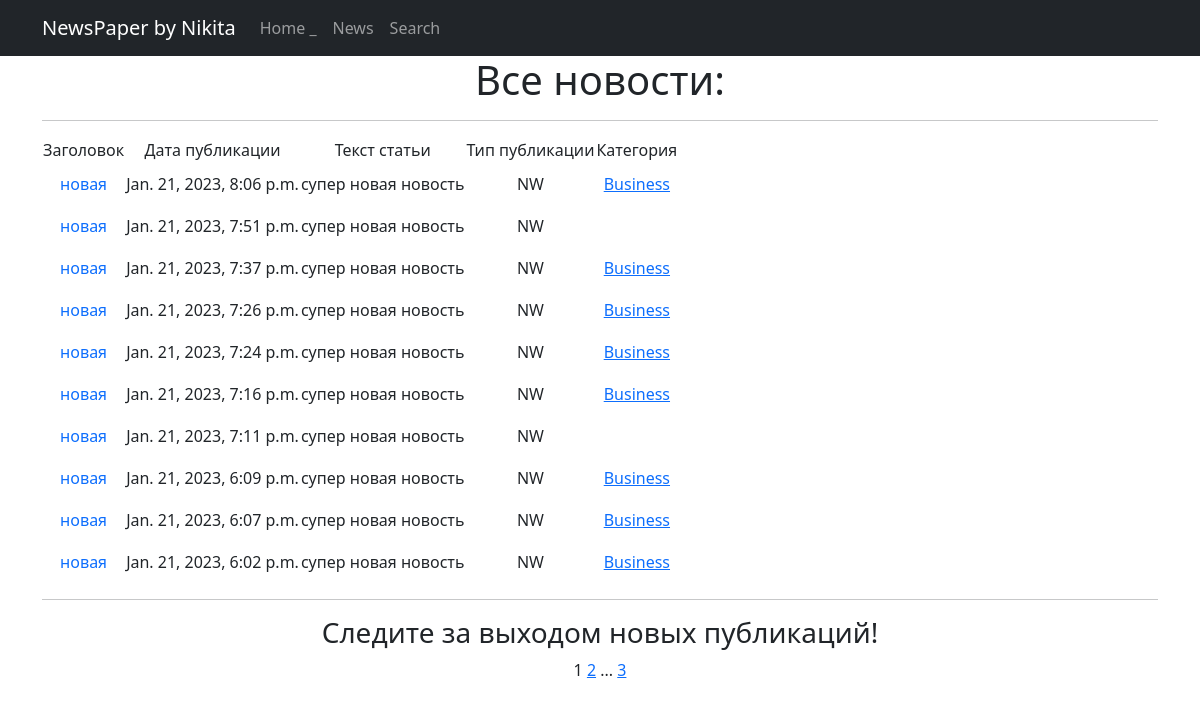
Page /news/ on the committed database.
### newapp/models.py (models this page shows, shortened)
class Post (models.Model):
    author = models.ForeignKey(Author, on_delete=models.CASCADE)
    NEWS = 'NW'
    ARTICLE = 'AR'
    CATEGORY_CHOICES =[
        (NEWS, 'Новость'),
        (ARTICLE, 'Статья'),
    ]
    categoryType = models.CharField(max_length=2, choices=CATEGORY_CHOICES, default=ARTICLE)
    dateCreation = models.DateTimeField(auto_now_add=True)
    postCategory = models.ManyToManyField(Category, through='PostCategory')
    title = models.CharField(max_length=128)
    text = models.TextField()
    rating = models.SmallIntegerField(default=0)

class Category (models.Model):
    name = models.CharField(max_length=64, unique=True)
    subscribers = models.ManyToManyField(User, related_name='categories')

### newapp/views.py (the view)
# urls.py: path('', PostList.as_view(), name='post_list'),
class PostList(ListView):
    model = Post
    ordering = '-dateCreation'
    template_name = 'news.html'
    context_object_name = 'news'
    paginate_by = 10
    def get_context_data(self, **kwargs):
        context = super().get_context_data(**kwargs)
        context['time_now'] = datetime.utcnow()
        context['next_publication'] = None
        return context

### newapp/templatetags/custom_filters.py (called while the page is built)
@register.filter()
def censor(value):
    bad_words = ('редиска', 'морковка','картошка')
    if not isinstance(value, str):
        raise TypeError(f"unresolved type '{type(value)}' expected  type 'str'")
    for word in value.split():
        if word.lower() in bad_words:
            value = value.replace(word, f"{word[0]}{'*' * (len(word) - 2)}{word[-1]}")
    return value

### templates/news.html (shortened to what this page needs)
{% extends 'flatpages/default.html' %}
{% load custom_filters %}
{% block content %}
<h1>Все новости:</h1>
<hr>
    {% if news %}
               <table>
           <tr>
               <td>Заголовок</td>
               <td>Дата публикации</td>
               <td>Текст статьи</td>
               <td>Тип публикации</td>
               <td>Категория</td>
           </tr>
           {% for post in news %}
           <tr>
               <td><a class="nav-link" href="{% url 'post_detail' post.id %}">{{ post.title }}</a></td>
               <td>{{ post.dateCreation}}</td>
               <td>{{ post.text|truncatechars:20|censor }}</td>
               <td>{{ post.categoryType }}</td>
               <td>
                   {% for Category in post.postCategory.all %}
                   <a href="{%url 'category_list' Category.id %}" >{{ Category.name }}</a>
                   {% endfor %}
               </td>
               <td>
               </td>
           </tr>
           {% endfor %}
       </table>
<hr>
    <h3> {{ next_publication|default_if_none:"Следите за выходом новых публикаций!" }} </h3>
   {% else %}
       <h2>Статей нет!</h2>
   {% endif %}
   {{ page_obj.number }}
   {% if page_obj.has_next %}
       <a href="?page={{ page_obj.next_page_number }}">{{ page_obj.next_page_number }}</a>
       {% if paginator.num_pages != page_obj.next_page_number %}
           ...
           <a href="?page={{ page_obj.paginator.num_pages }}">{{ page_obj.paginator.num_pages }}</a>
       {% endif %}
   {% endif %}
{% endblock content %}

### templates/flatpages/default.html (shortened to what this page needs)
<!DOCTYPE html>
<html lang="en">
    <head>
        {% load static %}
        <link href="{% static 'css/styles.css' %}" rel="stylesheet" />
    </head>
    <body>
    <nav class="navbar navbar-expand-lg navbar-dark bg-dark static-top">
       <div class="container">
           <a class="navbar-brand" href="#">NewsPaper by Nikita</a>
           <div class="collapse navbar-collapse" id="navbarResponsive">
               <ul class="navbar-nav ml-auto">
                   <li class="nav-item active">
                       <a class="nav-link" href="#">Home
                           <span class="sr-only">_</span>
                       </a>
                   </li>
                   <li class="nav-item">
                       <a class="nav-link" href="/news/">News</a>
                   </li>
                   <li class="nav-item">
                       <a class="nav-link" href="/news/search">Search</a>
                   </li>
               </ul>
           </div>
       </div>
    </nav>
        <div class="container">
           <div class="row">
               <div class="col-lg-12 text-center">
                   {% block content %}{% endblock content %}
               </div>
           </div>
        </div>
    </body>
</html>

### rows in the picture
Post: title "новая", dateCreation "Jan. 21, 2023, 8:06 p.m.", text|censor "супер новая новость", categoryType "NW"
Category: name "Business"
Post: title "новая", dateCreation "Jan. 21, 2023, 7:51 p.m.", text|censor "супер новая новость", categoryType "NW"
Post: title "новая", dateCreation "Jan. 21, 2023, 7:37 p.m.", text|censor "супер новая новость", categoryType "NW"
Post: title "новая", dateCreation "Jan. 21, 2023, 7:26 p.m.", text|censor "супер новая новость", categoryType "NW"
Post: title "новая", dateCreation "Jan. 21, 2023, 7:24 p.m.", text|censor "супер новая новость", categoryType "NW"
Post: title "новая", dateCreation "Jan. 21, 2023, 7:16 p.m.", text|censor "супер новая новость", categoryType "NW"
Post: title "новая", dateCreation "Jan. 21, 2023, 7:11 p.m.", text|censor "супер новая новость", categoryType "NW"
Post: title "новая", dateCreation "Jan. 21, 2023, 6:09 p.m.", text|censor "супер новая новость", categoryType "NW"
Post: title "новая", dateCreation "Jan. 21, 2023, 6:07 p.m.", text|censor "супер новая новость", categoryType "NW"
Post: title "новая", dateCreation "Jan. 21, 2023, 6:02 p.m.", text|censor "супер новая новость", categoryType "NW"

### other values in the picture
{{ page_obj.number }} "1"
{{ page_obj.next_page_number }} "2"
{{ page_obj.paginator.num_pages }} "3"
